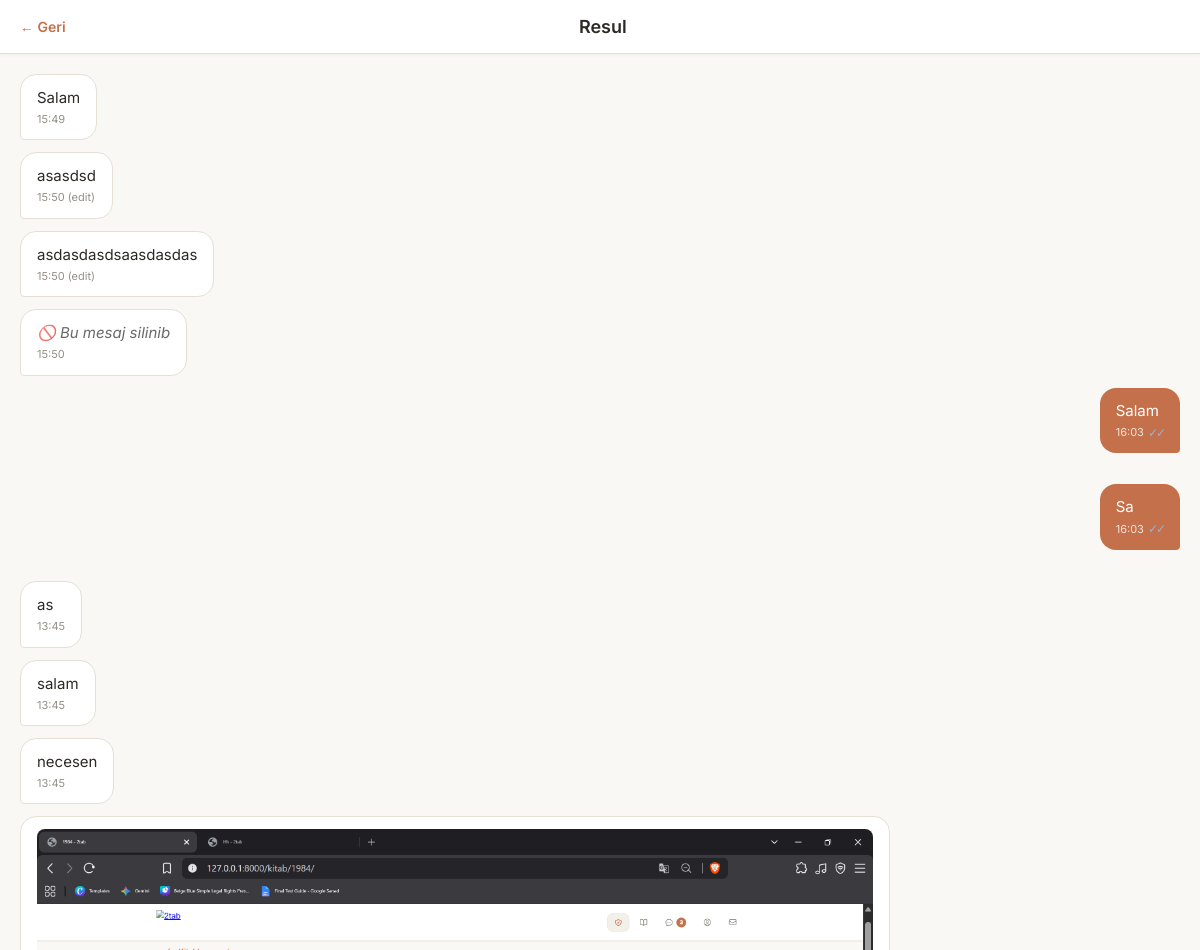
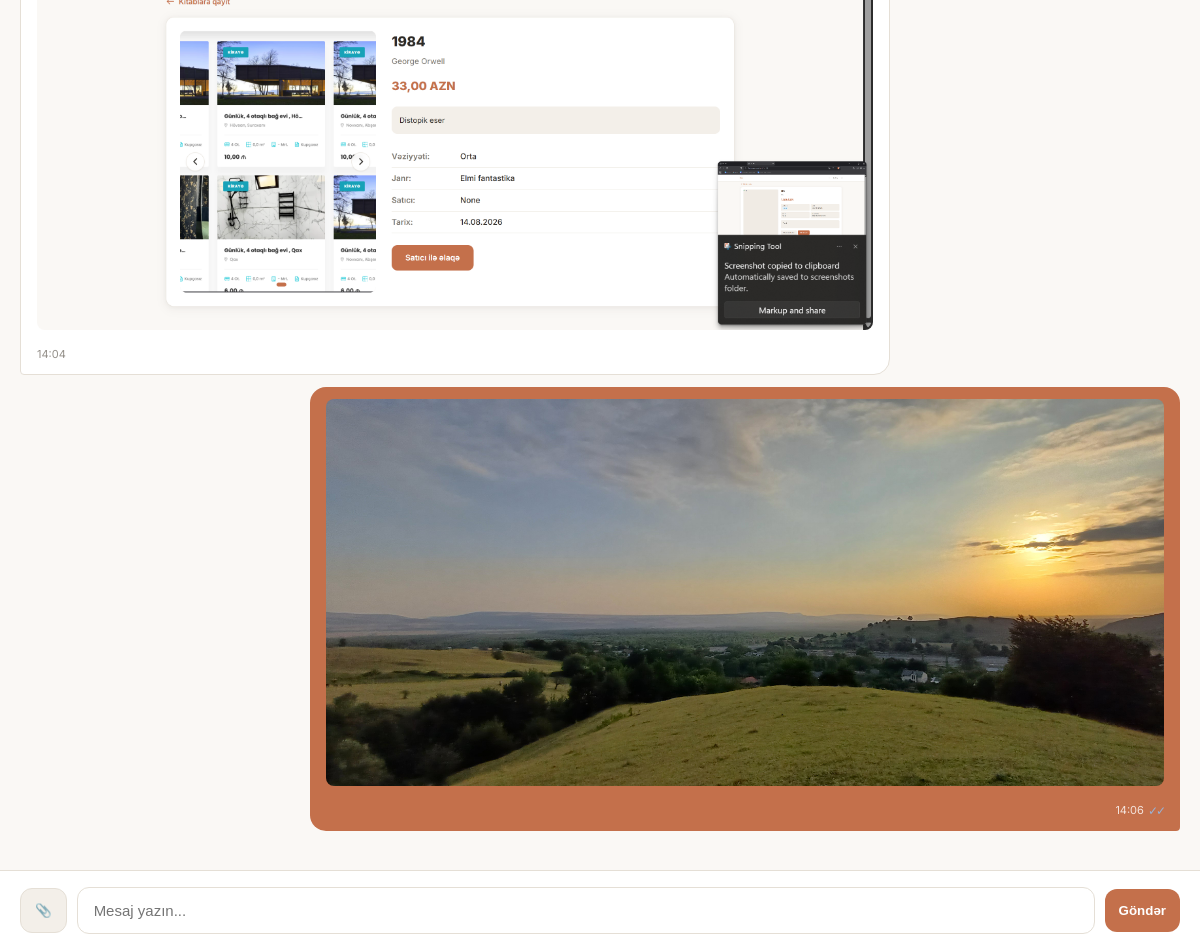
Screenshot of /panel/mesajlar/1/ (signed in) with the database file from the repository (2 pictures, top to bottom).
### accounts/models.py (models this page shows, shortened)
class CustomUser(AbstractUser):
    username = None
    name = models.CharField(max_length=25)
    email = models.EmailField(unique=True)
    phone_number = models.CharField(
        max_length=20,
        blank=True
    )
    profile_picture = models.ImageField(
        upload_to="profile_pics/",
        blank=True
    )
    password_change_count = models.PositiveSmallIntegerField(
        default=0
    )
    password_change_period_start = models.DateField(
        null=True,
        blank=True
    )
    USERNAME_FIELD = "email"
    REQUIRED_FIELDS = ["name"]
    objects = CustomUserManager()

### messaging/models.py (models this page shows, shortened)
class Message(models.Model):
    conversation = models.ForeignKey(Conversation, on_delete=models.CASCADE, related_name='messages')
    sender = models.ForeignKey(User, on_delete=models.CASCADE, related_name='sent_messages')
    text = models.TextField(blank=True, null=True)
    image = models.ImageField(upload_to='chat_images/', blank=True, null=True)
    read_at = models.DateTimeField(null=True, blank=True)
    is_edited = models.BooleanField(default=False)
    is_deleted = models.BooleanField(default=False)
    created_at = models.DateTimeField(auto_now_add=True)
    updated_at = models.DateTimeField(auto_now=True)
    class Meta:
        ordering = ['created_at']

### messaging/views.py (the view)
# urls.py: path('<int:conversation_id>/', views.chat_room, name='chat_room'),
@login_required
def chat_room(request, conversation_id):
    conversation = get_object_or_404(
        Conversation,
        id=conversation_id,
        participants=request.user
    )
    messages = conversation.messages.all()
    unread_messages = (
        messages
        .exclude(sender=request.user)
        .filter(read_at__isnull=True)
    )
    unread_messages.update(
        read_at=timezone.now()
    )
    other_user = conversation.participants.exclude(
        id=request.user.id
    ).first()
    return render(
        request,
        "messaging/chat.html",
        {
            "conversation": conversation,
            "messages": messages,
            "other_user": other_user
        }
    )

### accounts/context_processors.py (called while the page is built)
def unread_message_count(request):
    if not request.user.is_authenticated:
        return {'unread_message_count': 0}
    count = Message.objects.filter(
        conversation__participants=request.user,
        read_at__isnull=True
    ).exclude(sender=request.user).count()
    return {'unread_message_count': count}

### templates/messaging/chat.html (shortened to what this page needs)
{% load static %}
<!DOCTYPE html>
<html lang="az">
<head>
</head>
<body>
<div class="chat-header">
    <a href="{% url 'inbox' %}" class="back-btn">← Geri</a>
    <h2>{{ other_user.name }}</h2>
</div>
<div class="chat-container" id="chatContainer">
    {% for msg in messages %}
        <div class="message-wrapper {% if msg.sender == request.user %}mine{% else %}other{% endif %}" id="msg-{{ msg.id }}">
            <div class="message-bubble" id="bubble-{{ msg.id }}">
                {% if msg.is_deleted %}
                    <span class="deleted-text">🚫 Bu mesaj silinib</span>
                {% else %}
                    {% if msg.image %}
                        <img src="{{ msg.image.url }}" alt="Şəkil">
                    {% endif %}
                    <span id="text-{{ msg.id }}">{{ msg.text|default:"" }}</span>
                {% endif %}
                <div class="message-info">
                    {{ msg.created_at|time:"H:i" }}
                    {% if msg.is_edited and not msg.is_deleted %}(edit){% endif %}
                    {% if msg.sender == request.user %}
                        <span class="ticks {% if msg.read_at %}read{% endif %}" id="tick-{{ msg.id }}">{% if msg.read_at %}✓✓{% else %}✓{% endif %}</span>
                    {% endif %}
                </div>
            </div>
        </div>
    {% endfor %}
</div>
<div class="chat-input-area">
    <button class="file-btn" onclick="document.getElementById('imageInput').click()">📎</button>
    <input type="text" id="messageInput" placeholder="Mesaj yazın..." autocomplete="off">
    <button class="send-btn" onclick="sendMessage()">Göndər</button>
</div>
</body>
</html>

### templates/messaging/chat.html (style rules this page uses)
:root { --background: #faf8f5; --foreground: #2d2a26; --card: #ffffff; --primary: #c4704b; --primary-hover: #b5613c; --primary-foreground: #ffffff; --border: #e5dfd6; --radius: 16px; --radius-sm: 12px; --msg-mine: #c4704b; --msg-mine-text: #ffffff; --msg-other: #ffffff; --msg-other-text: #2d2a26; }
* { box-sizing: border-box; margin: 0; padding: 0; }
body { font-family: 'Inter', sans-serif; background: var(--background); color: var(--foreground); height: 100dvh; display: flex; flex-direction: column; }
.chat-header { background: var(--card); padding: 16px 20px; border-bottom: 1px solid var(--border); display: flex; align-items: center; justify-content: space-between; box-shadow: 0 1px 3px rgba(0,0,0,0.05); }
.chat-header h2 { font-size: 18px; font-weight: 600; }
.back-btn { text-decoration: none; color: var(--primary); font-weight: 600; font-size: 14px; }
.chat-container { flex: 1; overflow-y: auto; padding: 20px; display: flex; flex-direction: column; gap: 12px; }
.message-wrapper { display: flex; flex-direction: column; max-width: 75%; }
.message-wrapper.mine { align-self: flex-end; align-items: flex-end; }
.message-wrapper.other { align-self: flex-start; align-items: flex-start; }
.message-bubble { padding: 12px 16px; border-radius: var(--radius); position: relative; font-size: 15px; line-height: 1.4; word-wrap: break-word; }
.message-wrapper.mine .message-bubble { background: var(--msg-mine); color: var(--msg-mine-text); border-bottom-right-radius: 4px; }
.message-wrapper.other .message-bubble { background: var(--msg-other); color: var(--msg-other-text); border-bottom-left-radius: 4px; border: 1px solid var(--border); }
.message-bubble img { max-width: 100%; border-radius: 8px; margin-bottom: 8px; }
.message-info { font-size: 11px; margin-top: 4px; opacity: 0.8; display: flex; align-items: center; gap: 4px; justify-content: flex-end; }
.message-wrapper.other .message-info { color: #7a756d; justify-content: flex-start; }
.ticks { font-size: 12px; letter-spacing: -2px; }
.ticks.read { color: #8ec3f8; }
.chat-input-area { background: var(--card); padding: 16px 20px; border-top: 1px solid var(--border); display: flex; gap: 10px; align-items: center; }
.chat-input-area input[type="text"] { flex: 1; padding: 14px 16px; border: 1px solid var(--border); border-radius: var(--radius-sm); font-size: 15px; outline: none; }
.file-btn, .send-btn { background: var(--primary); color: #fff; border: none; padding: 14px; border-radius: var(--radius-sm); cursor: pointer; font-weight: 600; display: flex; align-items: center; justify-content: center; transition: 0.2s; }
.file-btn { background: #f3efe9; color: var(--primary); border: 1px solid var(--border); }
.deleted-text { font-style: italic; opacity: 0.7; }

### rows the page displays
CustomUser: name "Resul"
Message: text "Salam", created_at "15:49"
Message: text "asasdsd", created_at "15:50", is_edited "(edit)"
Message: text "asdasdasdsaasdasdas", created_at "15:50", is_edited "(edit)"
Message: is_deleted "🚫 Bu mesaj silinib", created_at "15:50"
Message: text "Salam", created_at "16:03"
Message: text "Sa", created_at "16:03"
Message: text "as", created_at "13:45"
Message: text "salam", created_at "13:45"
Message: text "necesen", created_at "13:45"
Message: image (picture), created_at "14:04"
Message: image (picture), created_at "14:06"
